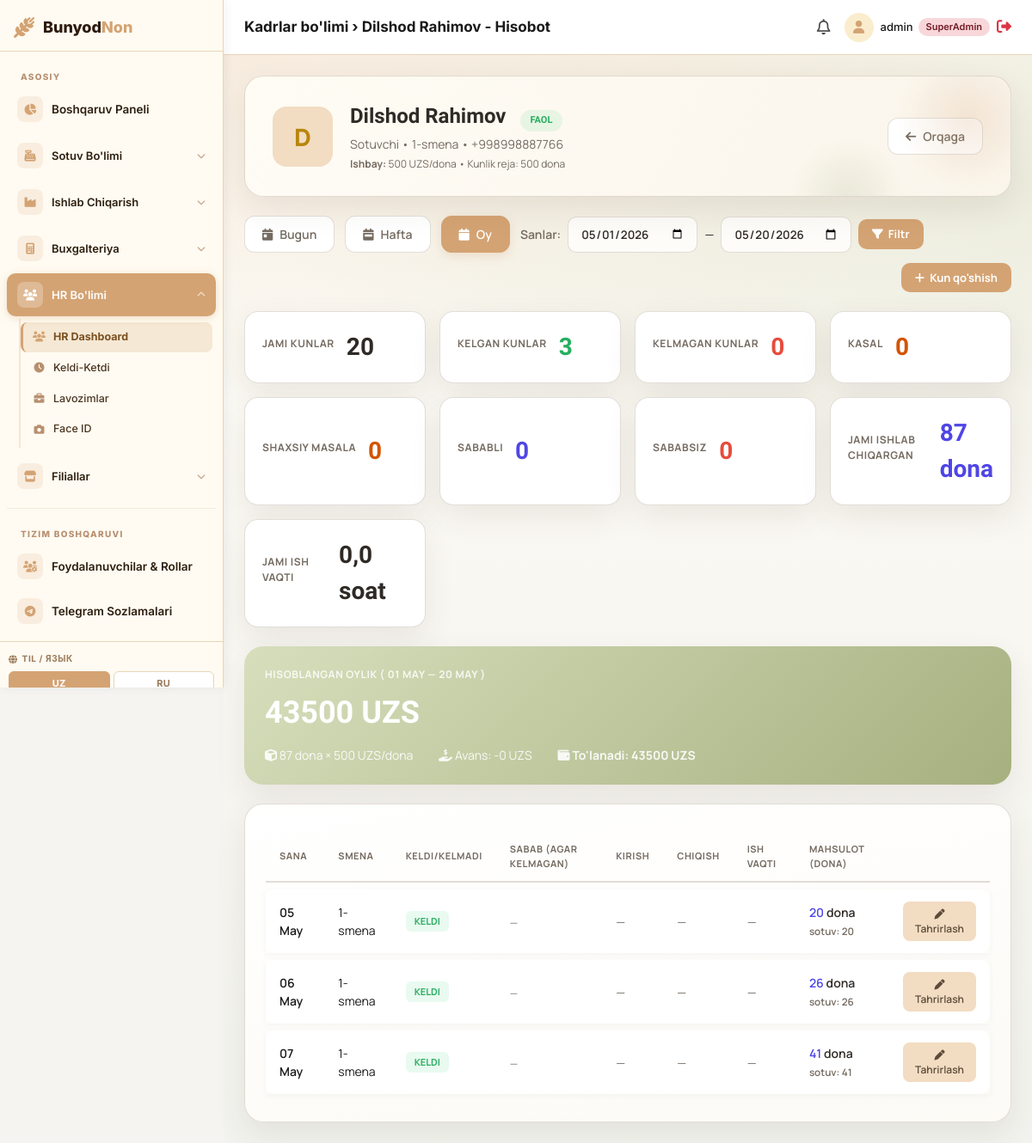
The page /hr/employee/21/report/ (signed in) on the database as committed earlier.
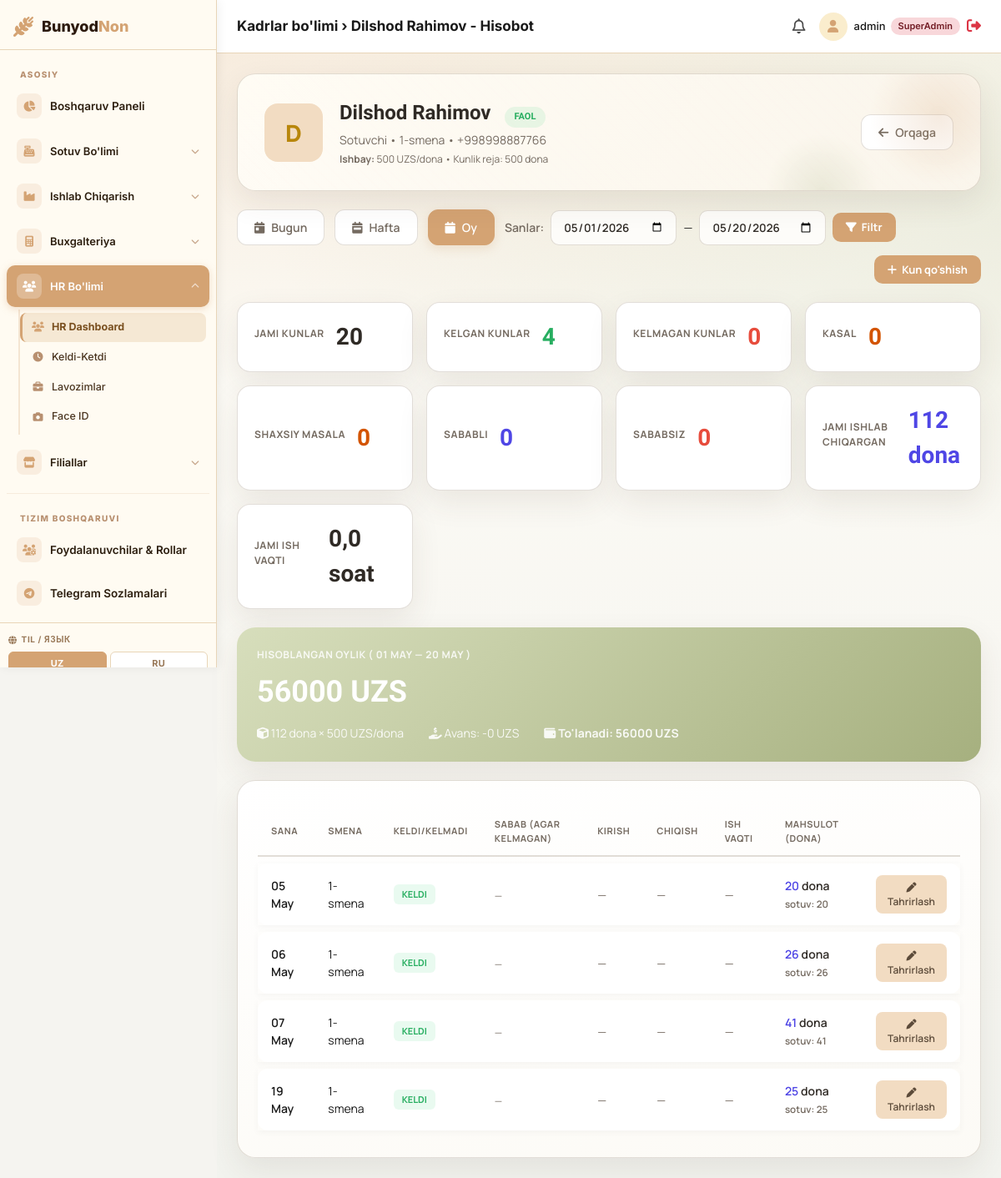
The same page on the database as committed later.
### hr/models.py (models this page shows, shortened)
class DailyReport(models.Model):
    ABSENCE_REASON_CHOICES = [
        ('', '—'),
        ('sick', 'Kasal'),
        ('personal', 'Shaxsiy masala'),
        ('approved', 'Sababli (tasdiqlangan)'),
        ('no_reason', 'Sababsiz'),
    ]
    employee = models.ForeignKey(Employee, on_delete=models.CASCADE, related_name='daily_reports')
    date = models.DateField()
    shift = models.ForeignKey(Shift, null=True, blank=True, on_delete=models.SET_NULL)
    check_in = models.TimeField(null=True, blank=True)
    check_out = models.TimeField(null=True, blank=True)
    units_produced = models.IntegerField(default=0, help_text="Qo'lda kiritilgan nagruzka / ishlab chiqarish")
    units_from_sales = models.IntegerField(
        default=0,
        help_text="Sotuvdan avtomatik yozilgan donalar (bog'langan sotuvchi hisobi bilan)",
    )
    notes = models.TextField(blank=True)
    hours_expected = models.DecimalField(max_digits=5, decimal_places=2, default=Decimal('8'))
    hours_present = models.DecimalField(max_digits=5, decimal_places=2, null=True, blank=True)
    hours_absent = models.DecimalField(max_digits=5, decimal_places=2, null=True, blank=True, help_text="Kelmagan vaqt")
    hours_left_early = models.DecimalField(max_digits=5, decimal_places=2, null=True, blank=True, help_text="Erta ketgan vaqt")
    was_present = models.BooleanField(default=True, help_text="False bo'lsa — kelmagan kun")
    absence_reason = models.CharField(
        max_length=20, choices=ABSENCE_REASON_CHOICES, blank=True, default='',
        help_text="Kelmagan sababi"
    )
    class Meta:
        unique_together = ('employee', 'date', 'shift')
    @property
    def piecework_units_total(self):
        return int(self.units_produced or 0) + int(self.units_from_sales or 0)

class Shift(models.Model):
    name = models.CharField(max_length=100, unique=True, help_text="e.g., 1-smena, 2-smena")
    start_time = models.TimeField()
    end_time = models.TimeField()

### hr/views.py (the view, shortened to what this page needs)
# urls.py: path('employee/<int:emp_id>/report/', views.employee_report, name='employee_report'),
@login_required
def employee_report(request, emp_id):
    if not _can_access(request.user, 'hr', 'branch_admin'):
        return redirect('dashboard')
    try:
        emp = Employee.objects.select_related('shift').get(id=emp_id)
    except Employee.DoesNotExist:
        return redirect('hr_dashboard')
    today = timezone.localdate()
    period = request.GET.get('period', 'month')
    if period == 'today':
        date_from = date_to = today
    elif period == 'week':
        date_from = today - timedelta(days=6)
        date_to = today
    else:
        date_from = today.replace(day=1)
        date_to   = today
    reports = (
        DailyReport.objects
        .filter(employee=emp, date__gte=date_from, date__lte=date_to)
        .order_by('date')
    )
    present_days     = reports.filter(was_present=True).count()
    absent_days      = reports.filter(was_present=False).count()
    absent_sick      = reports.filter(was_present=False, absence_reason='sick').count()
    absent_personal  = reports.filter(was_present=False, absence_reason='personal').count()
    absent_approved  = reports.filter(was_present=False, absence_reason='approved').count()
    absent_no_reason = reports.filter(was_present=False, absence_reason='no_reason').count()
    total_units = sum((r.units_produced or 0) + (r.units_from_sales or 0) for r in reports)
    total_hours = round(sum(float(r.hours_present or 0) for r in reports), 2)
    total_days  = (date_to - date_from).days + 1
    if emp.is_piecework:
        salary_calc = Decimal(str(total_units)) * (emp.piecework_rate or Decimal('0'))
        salary_type = 'piecework'
    else:
        daily_rate  = (emp.base_salary or Decimal('0')) / Decimal(str(total_days)) if total_days else Decimal('0')
        salary_calc = daily_rate * Decimal(str(present_days))
        salary_type = 'daily'
    advances      = AdvancePayment.objects.filter(employee=emp, date__gte=date_from, date__lte=date_to)
    total_advance = sum(a.amount for a in advances) or Decimal('0')
    net_salary    = salary_calc - total_advance
    daily_target_status = calculate_daily_target_status(emp, today) if emp.is_piecework else None
    context = {
        'emp': emp,
        'reports': reports,
        'shifts': Shift.objects.all().order_by('name'),
        'date_from': date_from,
        'date_to': date_to,
        'period': period,
        'today': today,
        'total_days': total_days,
        'present_days': present_days,
        'absent_days': absent_days,
        'absent_sick': absent_sick,
        'absent_personal': absent_personal,
        'absent_approved': absent_approved,
        'absent_no_reason': absent_no_reason,
        'total_units': total_units,
        'total_hours': total_hours,
        'salary_calc': salary_calc,
        'salary_type': salary_type,
        'total_advance': total_advance,
        'net_salary': net_salary,
        'advances': advances,
        'absence_reasons': DailyReport.ABSENCE_REASON_CHOICES,
        'daily_target_status': daily_target_status,
    }
    return render(request, 'hr_employee_report.html', context)

### core/templatetags/menu_filters.py (called while the page is built)
@register.filter
def startswith(value, arg):
    if not value:
        return False
    return value.startswith(arg)

### hr/views.py (called while the page is built, shortened)
def _can_access(user, *roles):
    if user.is_superuser:
        return True
    return user.groups.filter(name__in=roles).exists()

def calculate_daily_target_status(employee, report_date=None):
    if not report_date:
        report_date = timezone.localdate()
    try:
        report = DailyReport.objects.get(employee=employee, date=report_date)
    except DailyReport.DoesNotExist:
        return None

### templates/hr_employee_report.html (shortened to what the changed rows need)
{% extends 'base.html' %}
{% block content %}
<div class="dashboard-shell">
    <header class="panel hero">
        <div class="emp-info">
            <div class="emp-details">
                <h2>
                    {{ emp.name }}
                    {% if emp.status == 'active' %}
                        <span class="badge badge-active">Faol</span>
                    {% elif emp.status == 'vacation' %}
                        <span class="badge badge-vacation">Ta'tilda</span>
                    {% else %}
                        <span class="badge badge-left">Ketgan</span>
                    {% endif %}
                </h2>
            </div>
        </div>
    </header>
    <div class="stats-grid">
        <div class="panel stat-card">
            <div class="stat-label">Kelgan kunlar</div>
            <div class="stat-value green">{{ present_days }}</div>
        </div>
        <div class="panel stat-card">
            <div class="stat-label">Jami ishlab chiqargan</div>
            <div class="stat-value blue">{{ total_units }} dona</div>
        </div>
    </div>
    <div class="panel salary-card">
        <div class="stat-label">Hisoblangan oylik ( {{ date_from|date:"d M" }} — {{ date_to|date:"d M" }} )</div>
        <div class="stat-value" style="font-size:36px;">{{ salary_calc|floatformat:0 }} UZS</div>
        <div class="salary-details">
            {% if salary_type == 'piecework' %}
                <span><i class="fa-solid fa-cube"></i> {{ total_units }} dona × {{ emp.piecework_rate|floatformat:0 }} UZS/dona</span>
            {% else %}
                <span><i class="fa-solid fa-user-check"></i> {{ present_days }} kun × {{ daily_rate|floatformat:0 }} UZS/kun</span>
            {% endif %}
            <span><i class="fa-solid fa-hand-holding-dollar"></i> Avans: -{{ total_advance|floatformat:0 }} UZS</span>
            <span><strong><i class="fa-solid fa-wallet"></i> To'lanadi: {{ net_salary|floatformat:0 }} UZS</strong></span>
        </div>
    </div>
    <div class="panel report-table-container">
        <table class="report-table">
            <thead>
                <tr>
                    <th>Sana</th>
                    <th>Smena</th>
                    <th>Keldi/Kelmadi</th>
                    <th>Sabab (agar kelmagan)</th>
                    <th>Kirish</th>
                    <th>Chiqish</th>
                    <th>Ish vaqti</th>
                    <th>Mahsulot (dona)</th>
                    <th></th>
                </tr>
            </thead>
            <tbody>
                {% for r in reports %}
                <tr>
                    <td style="font-weight:600;">{{ r.date|date:"d M" }}</td>
                    <td>{{ r.shift.name|default:"—" }}</td>
                    <td>
                        {% if r.was_present %}
                            <span class="status-badge status-present">Keldi</span>
                        {% else %}
                            <span class="status-badge status-absent">Kelmadi</span>
                        {% endif %}
                    </td>
                    <td>
                        {% if not r.was_present %}
                            {% if r.absence_reason == 'sick' %}
                                <span class="reason-badge reason-sick">Kasal</span>
                            {% elif r.absence_reason == 'personal' %}
                                <span class="reason-badge reason-personal">Shaxsiy masala</span>
                            {% elif r.absence_reason == 'approved' %}
                                <span class="reason-badge reason-approved">Sababli</span>
                            {% elif r.absence_reason == 'no_reason' %}
                                <span class="reason-badge reason-no_reason">Sababsiz</span>
                            {% else %}
                                <span style="color:var(--muted-ink);font-size:12px;">—</span>
                            {% endif %}
                        {% else %}
                            <span style="color:var(--muted-ink);font-size:12px;">—</span>
                        {% endif %}
                    </td>
                    <td>
                        {% if r.check_in %}
                            <span class="time-display time-in">{{ r.check_in|time:"H:i" }}</span>
                        {% else %}
                            <span style="color:var(--muted-ink);">—</span>
                        {% endif %}
                    </td>
                    <td>
                        {% if r.check_out %}
                            <span class="time-display time-out">{{ r.check_out|time:"H:i" }}</span>
                        {% else %}
                            <span style="color:var(--muted-ink);">—</span>
                        {% endif %}
                    </td>
                    <td>
                        {% if r.hours_present %}
                            {{ r.hours_present }} soat
                        {% else %}
                            <span style="color:var(--muted-ink);">—</span>
                        {% endif %}
                    </td>
                    <td class="units-cell">
                        <span class="total">{{ r.piecework_units_total }}</span> dona
                        {% if r.units_from_sales > 0 %}
                            <br><small style="color:var(--muted-ink);">sotuv: {{ r.units_from_sales }}</small>
                        {% endif %}
                    </td>
                    <td>
                        <button class="edit-btn" onclick="openEditModal({{ r.id }}, '{{ r.date }}', '{{ r.check_in|time:"H:i" }}', '{{ r.check_out|time:"H:i" }}', {{ r.was_present|yesno:"true,false" }}, '{{ r.absence_reason }}', {{ r.units_produced }}, '{{ r.notes|escapejs }}', {{ r.shift_id|default:'null' }})">
                            <i class="fa-solid fa-pen"></i> Tahrirlash
                        </button>
                    </td>
                </tr>
                {% endfor %}
            </tbody>
        </table>
    </div>
</div>
{% endblock %}

Rows that differ between the two databases and show on the page:
added DailyReport: date "19 May", shift.name "1-smena", was_present "KELDI", piecework_units_total "25", units_from_sales "25"
Other text that changed with them:
{{ present_days }}: "3" → "4"
{{ total_units }}: "87" → "112"
{{ salary_calc|floatformat:0 }}: "43500" → "56000"
{{ net_salary|floatformat:0 }}: "43500" → "56000"
